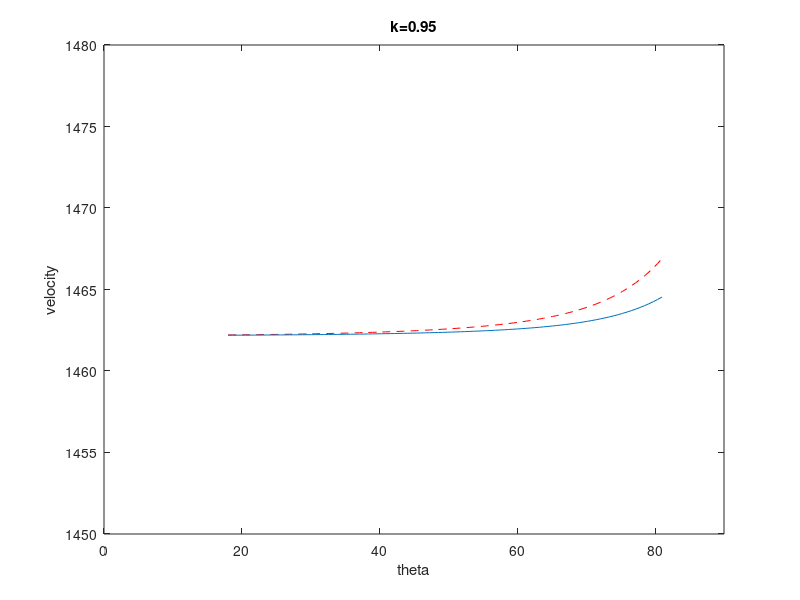

MATLAB code for this plot:
clear all
close all
clc
%basic parameters
h=0.1; %depth of every layer
H=100; %depth of node
N=H/h;
% k=linspace(1,1.05,N);
k=linspace(1,0.95,N);
v0=1500;

% parameters need to be change
step_num=100;
theta=linspace(pi*0.1,pi*0.45,step_num);
v_average=[];
v_horizon=[];
v_straight=[];
for ii=1:step_num
    ct=cos(theta(ii));
    t_total=0; L_total=0; L_horizon=0;

    % tmp parameter
    ct_tmp=ct;  v_tmp=v0;
    %recording parameter
    x=[]; v_rec=[];
    for i=1:N
        ct_tmp=ct*sqrt(k(i)^2+(1-k(i)^2)/ct^2);
        v_tmp=v0*k(i);      v_rec=[v_rec,v_tmp];
        t_total=t_total+h/(v_tmp*ct_tmp);
        L_total=L_total+h/ct_tmp;
        L_horizon=L_horizon+h*sqrt(1-ct_tmp^2)/ct_tmp;
        x=[x,L_horizon];

    end
    v=L_total/t_total;
    v_h=L_horizon/t_total;
    v_average=[v_average v];        v_horizon=[v_horizon,v_h];
    v_straight=[v_straight,sqrt(H^2+L_horizon^2)/t_total];
    % plot(x,h*(1:N))
    % hold on
    % plot(h*(1:N)/tan(theta),h*(1:N),'--')
end

plot(theta*180/pi,v_average,'r--')
hold on
plot(theta*180/pi,v_straight)
axis([0,90,1450 1480])
% axis([0,90,1530 1550])
xlabel('theta')
ylabel('velocity')
title(['k=',num2str(k(end))])


% plot(theta*180/pi,v_average/v0)
% xlabel('theta')
% ylabel('velocity(ratio)')
% title(['k=',num2str(k(end))])
% axis([0 90 0.96 1.04])
% hold on
% plot(1:90,ones(1,90),'-.')

% plot(theta*180/pi,v_horizon/v0)
% xlabel('theta')
% ylabel('horizon velocity(ratio)')
% title(['k=',num2str(k(end))])
% axis([0 90 0.2 1.04])
% hold on
% plot(1:90,ones(1,90),'-.')

% plot(theta*180/pi,v_horizon./sin(theta)/v0)
% xlabel('theta')
% ylabel('straight velocity(ratio)')
% title(['k=',num2str(k(end))])
% axis([0 90 0.9 1.07])
% hold on
% plot(1:90,ones(1,90),'-.')






